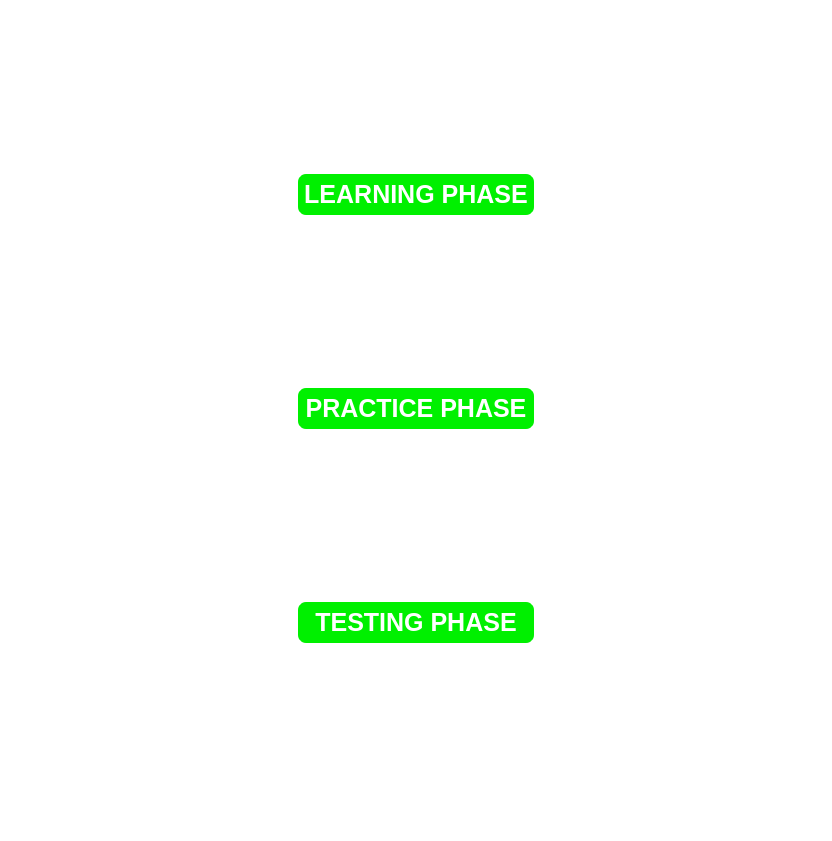
<?xml version="1.0" encoding="UTF-8"?>
<ui version="4.0">
 <class>MainWindow</class>
 <widget class="QMainWindow" name="MainWindow">
  <property name="geometry">
   <rect>
    <x>0</x>
    <y>0</y>
    <width>832</width>
    <height>841</height>
   </rect>
  </property>
  <property name="minimumSize">
   <size>
    <width>0</width>
    <height>0</height>
   </size>
  </property>
  <property name="windowTitle">
   <string>MainWindow</string>
  </property>
  <property name="styleSheet">
   <string notr="true">background-color: rgb(255, 255, 255);</string>
  </property>
  <property name="iconSize">
   <size>
    <width>50</width>
    <height>50</height>
   </size>
  </property>
  <widget class="QWidget" name="centralwidget">
   <layout class="QGridLayout" name="gridLayout">
    <item row="0" column="2">
     <spacer name="horizontalSpacer">
      <property name="orientation">
       <enum>Qt::Horizontal</enum>
      </property>
      <property name="sizeType">
       <enum>QSizePolicy::MinimumExpanding</enum>
      </property>
      <property name="sizeHint" stdset="0">
       <size>
        <width>40</width>
        <height>20</height>
       </size>
      </property>
     </spacer>
    </item>
    <item row="0" column="0">
     <spacer name="horizontalSpacer_2">
      <property name="orientation">
       <enum>Qt::Horizontal</enum>
      </property>
      <property name="sizeType">
       <enum>QSizePolicy::MinimumExpanding</enum>
      </property>
      <property name="sizeHint" stdset="0">
       <size>
        <width>40</width>
        <height>20</height>
       </size>
      </property>
     </spacer>
    </item>
    <item row="1" column="1">
     <widget class="QPushButton" name="pracbutton">
      <property name="styleSheet">
       <string notr="true">font: 75 18pt &quot;Rockwell Condensed&quot;;
color: rgb(255, 255, 255);
background-color: rgb(0, 240, 0);
border-style:outset;
border-width:2px;
border-radius:10px;
font:bold 25px;
padding:6px;
min-width:10px;</string>
      </property>
      <property name="text">
       <string>PRACTICE PHASE</string>
      </property>
     </widget>
    </item>
    <item row="2" column="1">
     <widget class="QPushButton" name="pushButton_3">
      <property name="styleSheet">
       <string notr="true">font: 75 18pt &quot;Rockwell Condensed&quot;;
color: rgb(255, 255, 255);
background-color: rgb(0, 240, 0);
border-style:outset;
border-width:2px;
border-radius:10px;
font:bold 25px;
padding:6px;
min-width:10px;</string>
      </property>
      <property name="text">
       <string>TESTING PHASE</string>
      </property>
     </widget>
    </item>
    <item row="0" column="1">
     <widget class="QPushButton" name="learnbutton">
      <property name="styleSheet">
       <string notr="true">font: 75 18pt &quot;Rockwell Condensed&quot;;
color: rgb(255, 255, 255);
background-color: rgb(0, 240, 0);
border-style:outset;
border-width:2px;
border-radius:10px;
font:bold 25px;
padding:6px;
min-width:10px;</string>
      </property>
      <property name="text">
       <string>LEARNING PHASE</string>
      </property>
      <property name="iconSize">
       <size>
        <width>18</width>
        <height>18</height>
       </size>
      </property>
     </widget>
    </item>
   </layout>
  </widget>
  <widget class="QStatusBar" name="statusbar"/>
 </widget>
 <resources/>
 <connections/>
</ui>
